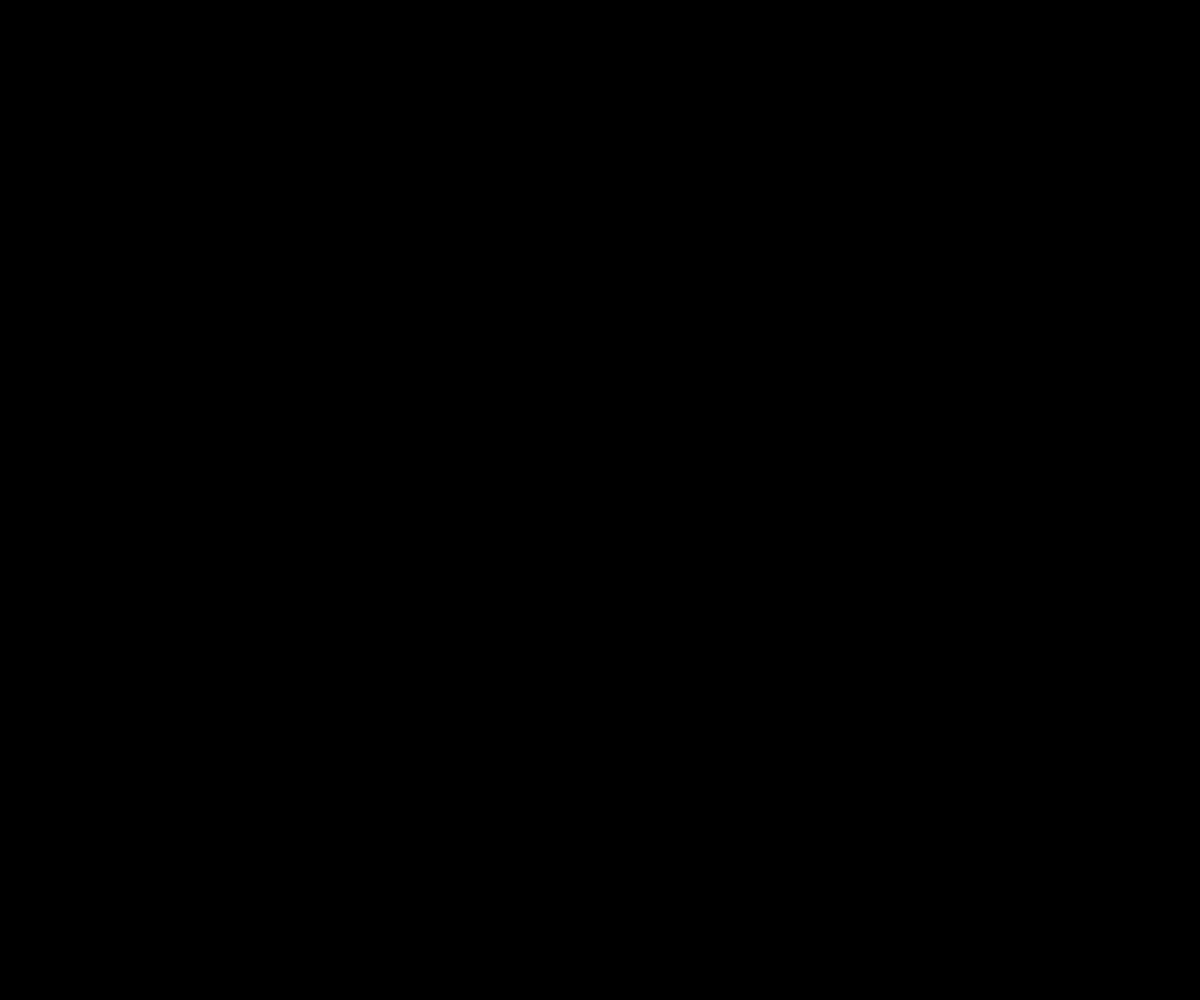
Frame 1 (no input)
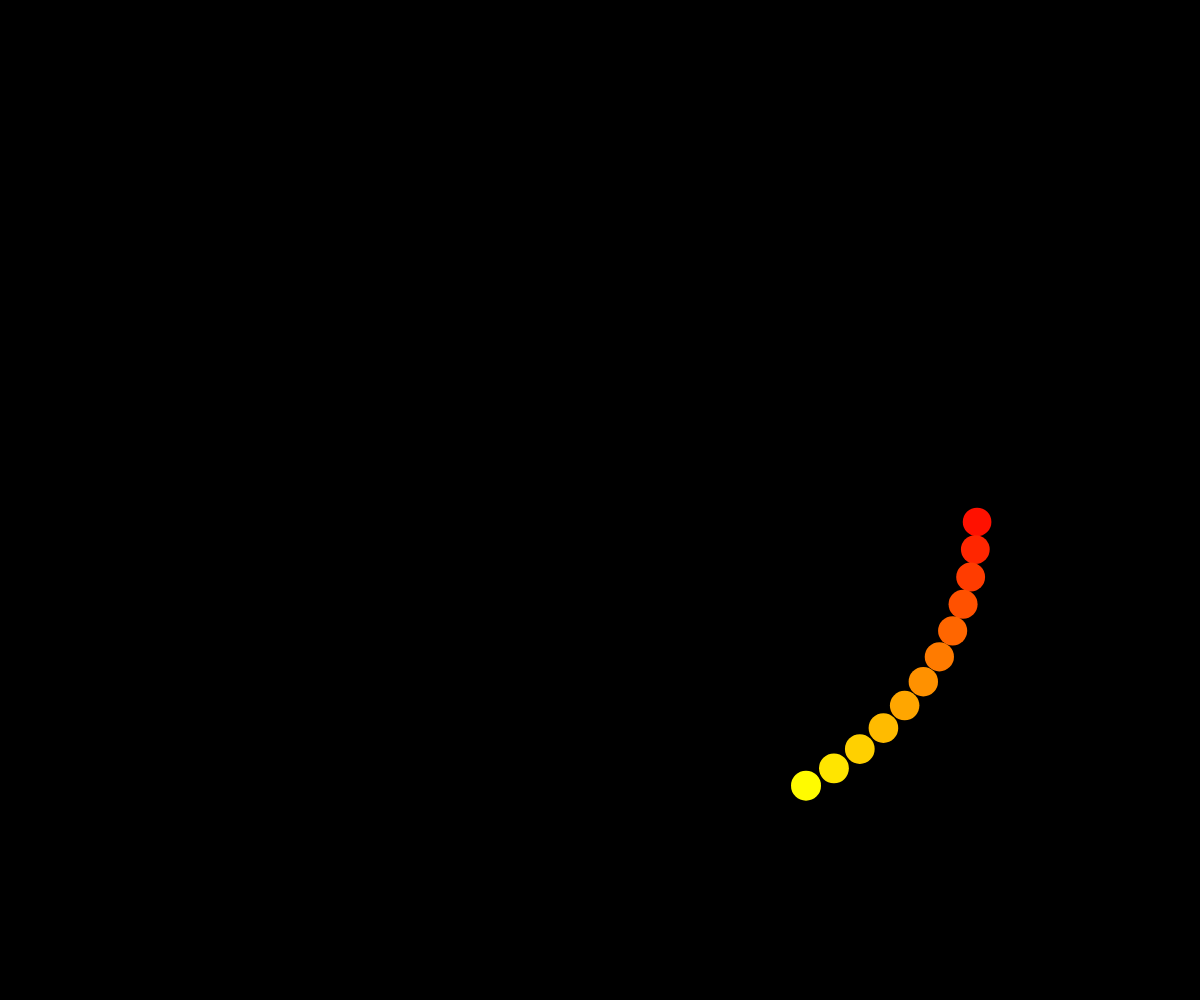
Frame 60 (no input)
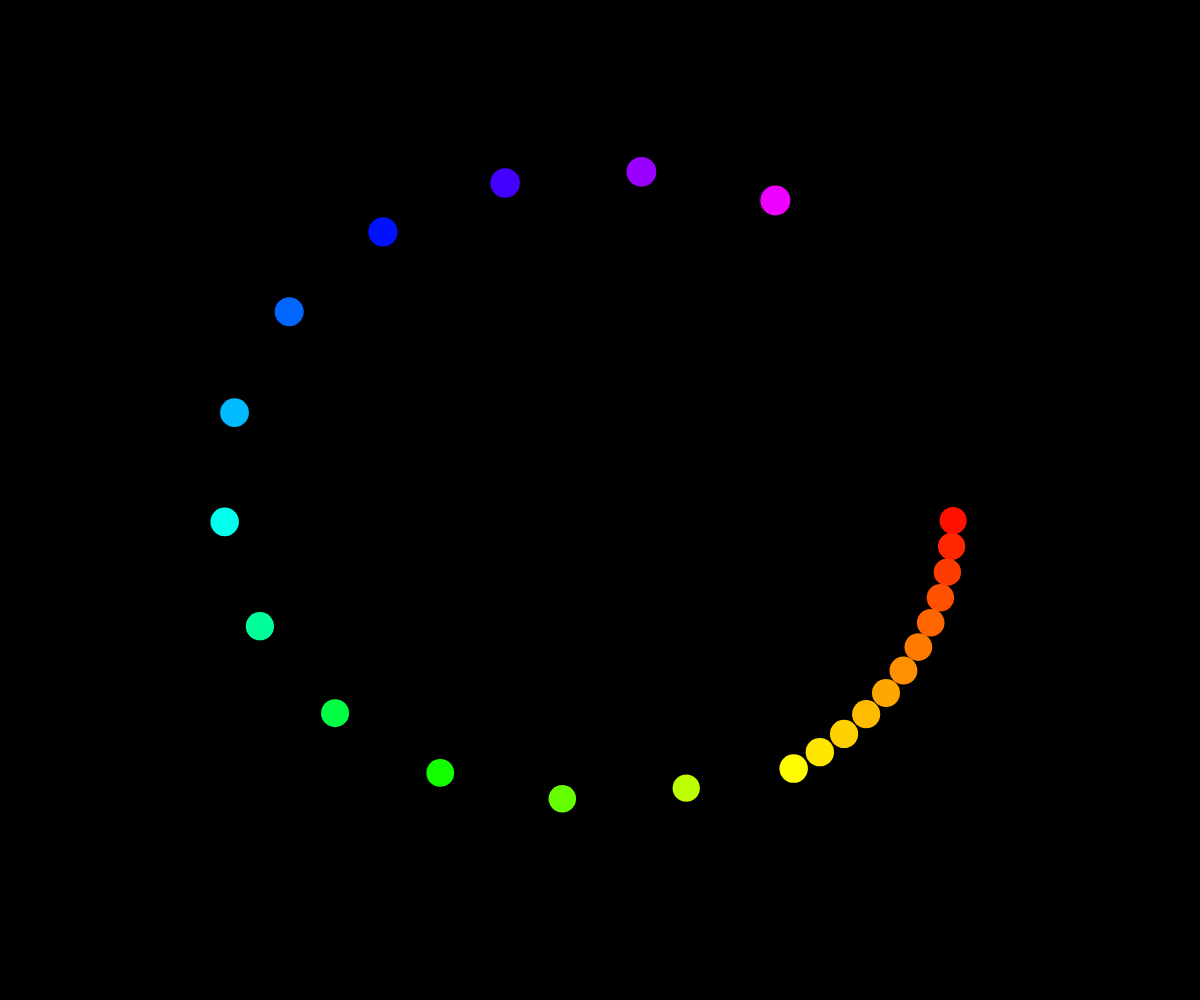
Frame 120 (the mouse pressed at the canvas centre since frame 60)

The p5.js sketch that drew these frames (run headless with seeded random() and noise() and a simulated clock; from frame 60 on, the mouse is pressed at the canvas centre):

// p5.js sketch
// ── sketch.js

function setup() {
    createCanvas(windowWidth, windowHeight);
    angleMode(DEGREES);
    colorMode(HSB);
}

let particles = [];
let angle = 0;

function draw() {
    background(0);
    translate(width / 2, height / 2);
    if (frameCount % 5 === 0) {
        const changesUntilCenter = int(map(mouseX, 0, width, 1000, 10));
        particles.push(new Particle(angle, changesUntilCenter));
    }
    const angleChange = int(map(mouseY, 0, width, 1, 10));
    angle = (angle + angleChange) % 360;
    particles.forEach(p => {
        if (p.pos.mag() > 1) {
            p.draw();
            p.move();
        } else {
            particles.shift();
        }
    });
}

function keyPressed() {
    particles = [];
    angle = 0;
}

class Particle {
    constructor(angle, changesUntilCenter) {
        this.pos = createVector(cos(angle) * width / 3, sin(angle) * height / 3);
        this.color = angle;  // They have the same range
        this.chg = p5.Vector.div(this.pos, changesUntilCenter);
        this.size = 30;
        const smallestSize = 5;
        this.sizeChg = (30 - smallestSize) / changesUntilCenter;
    }

    draw() {
        noStroke();
        fill(this.color, 100, 100);
        ellipse(this.pos.x, this.pos.y, this.size);
    }

    move() {
        this.pos.sub(this.chg);
        this.size -= this.sizeChg;
    }
}
